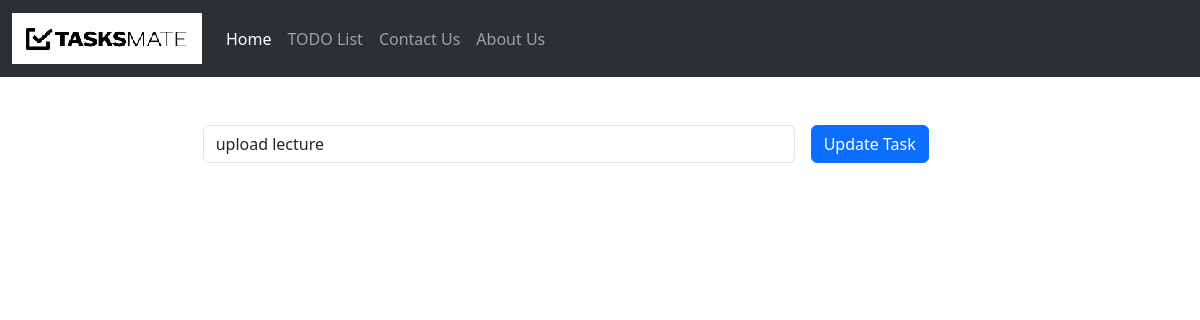
The page /todolist/edit/3 on the database as committed earlier.
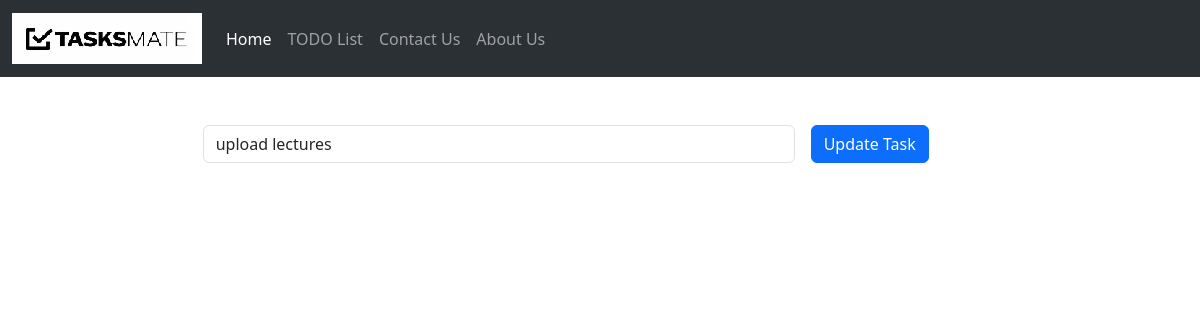
The same page on the database as committed later.
### todolist_app/models.py (models this page shows, shortened)
class TodoList(models.Model):
    task = models.CharField(max_length=300)
    done = models.BooleanField(default=False)

### todolist_app/views.py (the view)
# urls.py: path('edit/<task_id>', views.edit_task, name='edit_task'),
def edit_task(request, task_id):
    if request.method == 'POST':
        task = TodoList.objects.get(pk=task_id)
        form  = TodoForm(request.POST or None, instance= task)
        if form.is_valid():
            form.save()
        messages.success(request, ("Task Edited!"))
        return redirect('todolist')
    else:
        task_obj = TodoList.objects.get(pk=task_id)
        return render(request, 'edit.html', { 'task_obj': task_obj } )

### todolist_app/templates/edit.html (shortened to what this page needs)
{% extends 'base.html' %}
{% block content %}
<br>
<br>
<form method='POST'>
        <div class = 'row g-3'>
            <div  class="col-sm-2"><label> </label></div>
            <div  class="col-sm-6"><input type="text" class="form-control" name ='task' placeholder="{{ task_obj.task }}" value="{{ task_obj.task }}"></div>
            <div  class="col-sm-2"><button type="submit" class="btn btn-primary">Update Task</button></div>
        </div>
    </form>
{% endblock content %}

Rows that differ between the two databases and show on the page:
changed TodoList: task "upload lecture" → "upload lectures"
